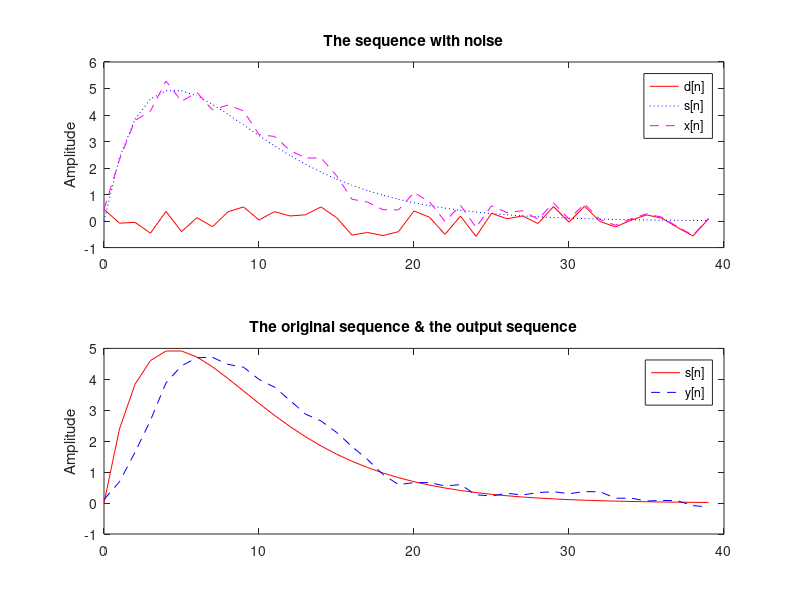

MATLAB code to generate this figure:
% Program 2_4
% Signal Smoothing by a Moving-Average Filter
R = 40;
d = 6/5*(rand(1,R)-0.5);
m = 0:1:R-1;
s =3.*m.*0.8.^m;
x  = s + d;
subplot(211);
plot(m,d,'r-',m,s,'b:',m,x,'m--')
title('The sequence with noise');
ylabel('Amplitude')
legend('d[n]','s[n]','x[n]');
b = ones(4,1)/4;
y = fftfilt(b,x);
subplot(212);
plot(m,s,'r-',m,y,'b--') 
title('The original sequence & the output sequence');
legend('s[n]','y[n]');
ylabel('Amplitude')
